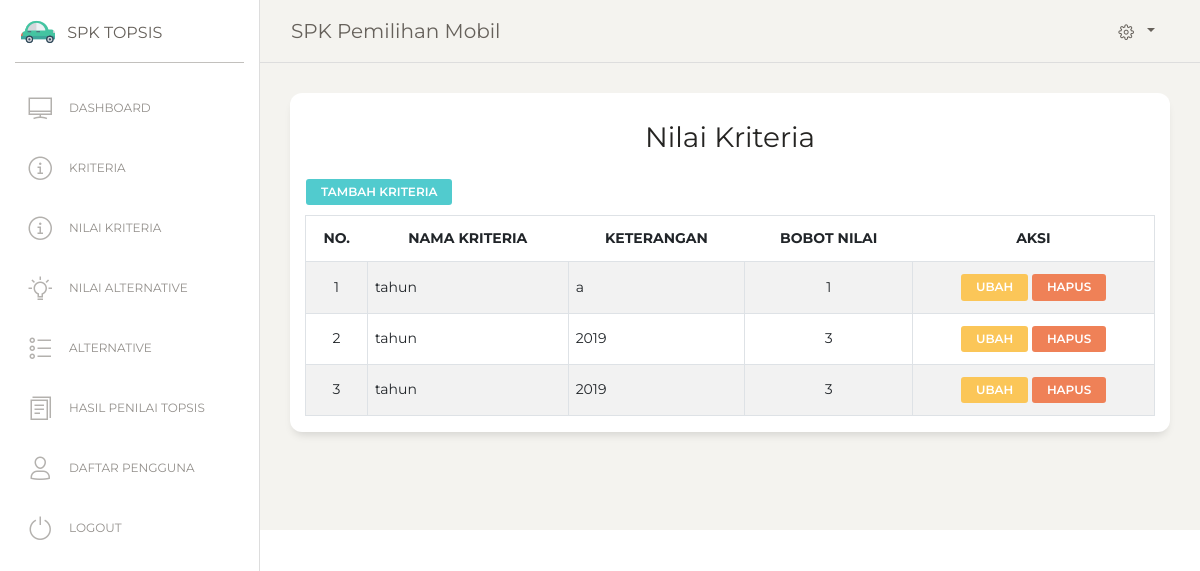
The page /nilaiKriteria.php (signed in) on the database as committed earlier.
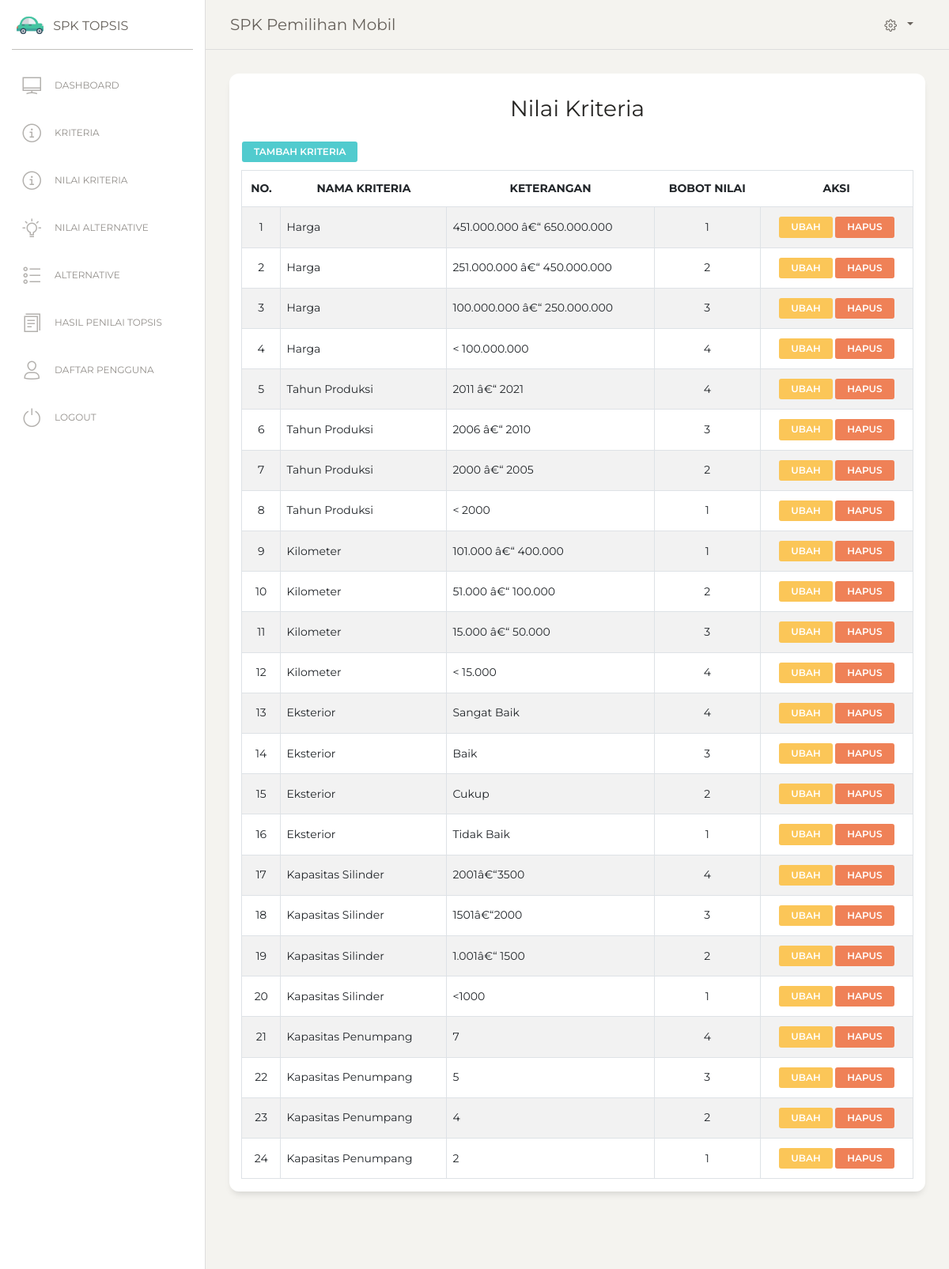
The same page on the database as committed later.
### tables this page shows
CREATE TABLE IF NOT EXISTS `tb_nilai_kriteria` (
  `id_tkriteria` int(11) NOT NULL AUTO_INCREMENT,
  `id_kriteria` int(11) NOT NULL,
  `keterangan` varchar(100) NOT NULL,
  `nkriteria` varchar(15) NOT NULL,
  PRIMARY KEY (`id_tkriteria`)
);

CREATE TABLE IF NOT EXISTS `tb_kriteria` (
  `id_kriteria` int(11) NOT NULL AUTO_INCREMENT,
  `atribut` varchar(50) NOT NULL,
  `bobot_nilai` varchar(50) NOT NULL,
  `nama_kriteria` varchar(50) NOT NULL,
  PRIMARY KEY (`id_kriteria`)
);

### nilaiKriteria.php (the view, shortened to what this page needs)
<?php
include 'header.php';
include 'menu.php';
?>
<div class="content">
  <div class="row">
    <div class="col-md-12">
      <div class="card ">
        <div class="card-header ">
          <h3 class="card-title"><center>Nilai Kriteria</h3>
          <a href="nilaiKriteriaTambah.php" class="btn btn-primary btn-sm">Tambah Kriteria</a>
        <table id="example" class="table table-striped table-bordered" >
            <thead>
                <tr>
                    <th><center>No.</th>
                    <th><center>Nama kriteria</th>
                    <th><center>Keterangan</th>
                    <th><center>Bobot Nilai</th>
                    <th><center>Aksi</th>
                </tr>
            </thead>
            <tbody>
                <?php
                $sql=mysql_query("SELECT * FROM tb_kriteria, tb_nilai_kriteria WHERE tb_kriteria.id_kriteria=tb_nilai_kriteria.id_kriteria");
                $no=1;
                while ($row=mysql_fetch_array($sql)){?>
                  <tr class='td' bgcolor='#FFF'>
                    <td><center><?php echo $no++ ?></td>
                    <td><?php echo $row['nama_kriteria'];?></td>
                    <td><?php echo $row['keterangan'];?></td>
                    <td><center><?php echo $row['nkriteria'];?></td>
                    <td><center>
                        <a class="btn btn-warning btn-sm" href=nilaiKriteriaEdit.php?idk=<?= $row['id_tkriteria'] ?> >Ubah</a>
                        <a href="nilaiKriteriaHapus.php?idk=<?= $row['id_kriteria']; ?>"  class="btn btn-danger btn-sm"
                          onclick="return confirm('Anda yakin Hapus data Kriteria <?= $row['nama_kriteria']; ?> ?')">Hapus</a>
                    </td>
                  </tr>
                <?php }?>
            </tbody>
        </table>
        </div>
      </div>
    </div>
  </div>
</div>
<?php include 'footer.php' ?>

Rows that differ between the two databases and show on the page:
changed tb_nilai_kriteria (number 1 of 24 on the later page): id_kriteria.nama_kriteria "tahun" → "Harga"; keterangan "a" → "451.000.000 â€“ 650.000.000"
changed tb_nilai_kriteria (number 2 of 24 on the later page): id_kriteria.nama_kriteria "tahun" → "Harga"; keterangan "2019" → "251.000.000 â€“ 450.000.000"; nkriteria "3" → "2"
changed tb_nilai_kriteria (number 3 of 24 on the later page): id_kriteria.nama_kriteria "tahun" → "Harga"; keterangan "2019" → "100.000.000 â€“ 250.000.000"
added tb_nilai_kriteria: id_kriteria.nama_kriteria "Harga", keterangan "< 100.000.000", nkriteria "4"
added tb_nilai_kriteria: id_kriteria.nama_kriteria "Tahun Produksi", keterangan "2011 â€“ 2021", nkriteria "4"
added tb_nilai_kriteria: id_kriteria.nama_kriteria "Tahun Produksi", keterangan "2006 â€“ 2010", nkriteria "3"
added tb_nilai_kriteria: id_kriteria.nama_kriteria "Tahun Produksi", keterangan "2000 â€“ 2005", nkriteria "2"
added tb_nilai_kriteria: id_kriteria.nama_kriteria "Tahun Produksi", keterangan "< 2000", nkriteria "1"
added tb_nilai_kriteria: id_kriteria.nama_kriteria "Kilometer", keterangan "101.000 â€“ 400.000", nkriteria "1"
added tb_nilai_kriteria: id_kriteria.nama_kriteria "Kilometer", keterangan "51.000 â€“ 100.000", nkriteria "2"
added tb_nilai_kriteria: id_kriteria.nama_kriteria "Kilometer", keterangan "15.000 â€“ 50.000", nkriteria "3"
added tb_nilai_kriteria: id_kriteria.nama_kriteria "Kilometer", keterangan "< 15.000", nkriteria "4"
added tb_nilai_kriteria: id_kriteria.nama_kriteria "Eksterior", keterangan "Sangat Baik", nkriteria "4"
added tb_nilai_kriteria: id_kriteria.nama_kriteria "Eksterior", keterangan "Baik", nkriteria "3"
added tb_nilai_kriteria: id_kriteria.nama_kriteria "Eksterior", keterangan "Cukup", nkriteria "2"
added tb_nilai_kriteria: id_kriteria.nama_kriteria "Eksterior", keterangan "Tidak Baik", nkriteria "1"
added tb_nilai_kriteria: id_kriteria.nama_kriteria "Kapasitas Silinder", keterangan "2001â€“3500", nkriteria "4"
added tb_nilai_kriteria: id_kriteria.nama_kriteria "Kapasitas Silinder", keterangan "1501â€“2000", nkriteria "3"
added tb_nilai_kriteria: id_kriteria.nama_kriteria "Kapasitas Silinder", keterangan "1.001â€“ 1500", nkriteria "2"
added tb_nilai_kriteria: id_kriteria.nama_kriteria "Kapasitas Silinder", keterangan "<1000", nkriteria "1"
added tb_nilai_kriteria: id_kriteria.nama_kriteria "Kapasitas Penumpang", keterangan "7", nkriteria "4"
added tb_nilai_kriteria: id_kriteria.nama_kriteria "Kapasitas Penumpang", keterangan "5", nkriteria "3"
added tb_nilai_kriteria: id_kriteria.nama_kriteria "Kapasitas Penumpang", keterangan "4", nkriteria "2"
added tb_nilai_kriteria: id_kriteria.nama_kriteria "Kapasitas Penumpang", keterangan "2", nkriteria "1"
